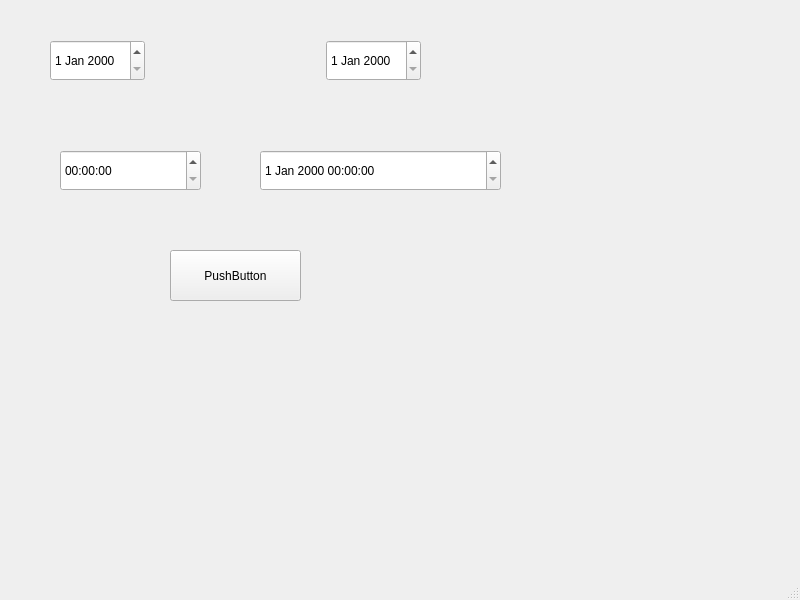
<?xml version="1.0" encoding="UTF-8"?>
<ui version="4.0">
 <class>MainWindow</class>
 <widget class="QMainWindow" name="MainWindow">
  <property name="geometry">
   <rect>
    <x>0</x>
    <y>0</y>
    <width>800</width>
    <height>600</height>
   </rect>
  </property>
  <property name="windowTitle">
   <string>MainWindow</string>
  </property>
  <widget class="QWidget" name="centralwidget">
   <widget class="QDateTimeEdit" name="dateTimeEdit">
    <property name="geometry">
     <rect>
      <x>260</x>
      <y>150</y>
      <width>241</width>
      <height>41</height>
     </rect>
    </property>
   </widget>
   <widget class="QTimeEdit" name="timeEdit">
    <property name="geometry">
     <rect>
      <x>60</x>
      <y>150</y>
      <width>141</width>
      <height>41</height>
     </rect>
    </property>
   </widget>
   <widget class="QPushButton" name="pushButton">
    <property name="geometry">
     <rect>
      <x>170</x>
      <y>250</y>
      <width>131</width>
      <height>51</height>
     </rect>
    </property>
    <property name="text">
     <string>PushButton</string>
    </property>
   </widget>
   <widget class="QWidget" name="">
    <property name="geometry">
     <rect>
      <x>50</x>
      <y>40</y>
      <width>371</width>
      <height>41</height>
     </rect>
    </property>
    <layout class="QHBoxLayout" name="horizontalLayout">
     <item>
      <widget class="QDateEdit" name="dateStart">
       <property name="sizePolicy">
        <sizepolicy hsizetype="Minimum" vsizetype="Preferred">
         <horstretch>0</horstretch>
         <verstretch>0</verstretch>
        </sizepolicy>
       </property>
      </widget>
     </item>
     <item>
      <spacer name="horizontalSpacer">
       <property name="orientation">
        <enum>Qt::Horizontal</enum>
       </property>
       <property name="sizeHint" stdset="0">
        <size>
         <width>40</width>
         <height>20</height>
        </size>
       </property>
      </spacer>
     </item>
     <item>
      <widget class="QDateEdit" name="dateEdit_2">
       <property name="sizePolicy">
        <sizepolicy hsizetype="Minimum" vsizetype="Preferred">
         <horstretch>0</horstretch>
         <verstretch>0</verstretch>
        </sizepolicy>
       </property>
      </widget>
     </item>
    </layout>
   </widget>
  </widget>
  <widget class="QMenuBar" name="menubar">
   <property name="geometry">
    <rect>
     <x>0</x>
     <y>0</y>
     <width>800</width>
     <height>21</height>
    </rect>
   </property>
  </widget>
  <widget class="QStatusBar" name="statusbar"/>
 </widget>
 <resources/>
 <connections/>
</ui>
